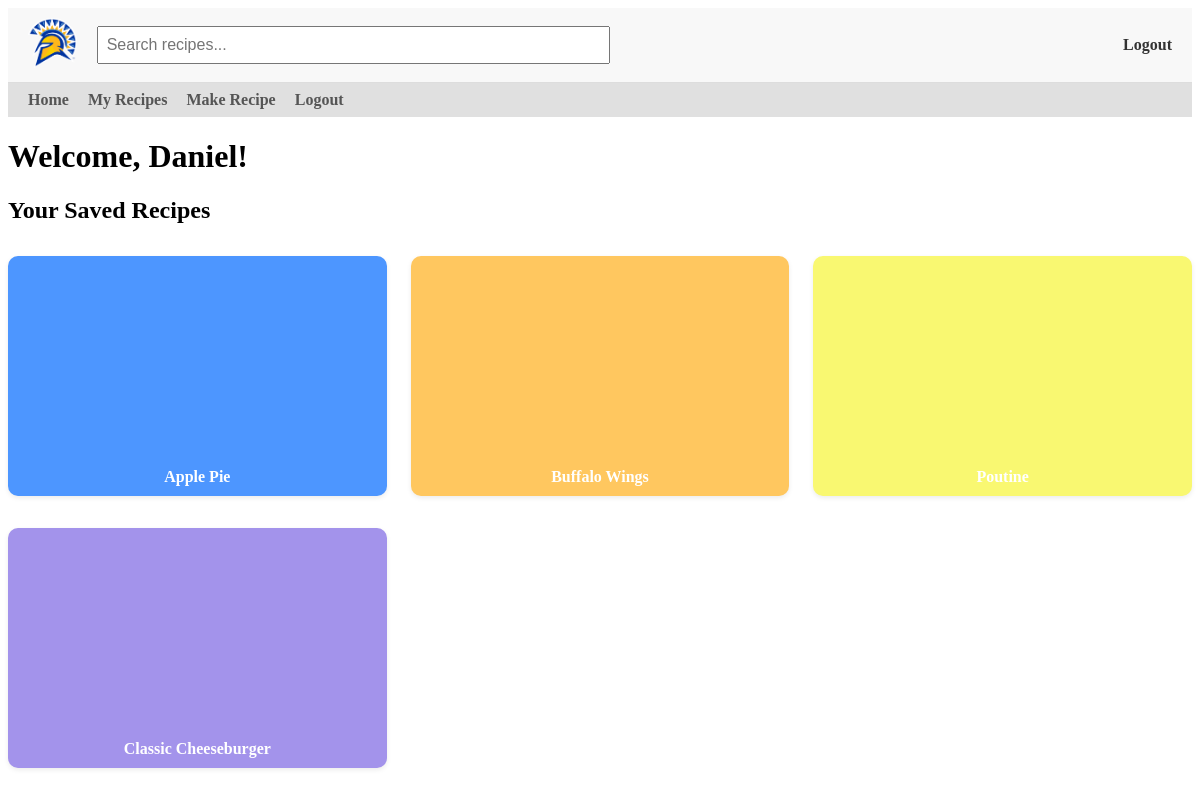
The page /recipes (signed in) on the database its author committed.
### models.py (models this page shows)
class User(db.Model, UserMixin):
    id = db.Column(db.Integer, primary_key=True)
    username = db.Column(db.String(20), unique=True, nullable=False)
    email = db.Column(db.String(120), unique=True, nullable=False)
    password = db.Column(db.String(60), nullable=False)
    recipes = db.relationship('Recipe', backref='author', lazy=True)

class Recipe(db.Model):
    id = db.Column(db.Integer, primary_key=True)
    title = db.Column(db.String(100), nullable=False)
    description = db.Column(db.Text, nullable=False)
    ingredients = db.Column(db.Text, nullable=True)
    instructions = db.Column(db.Text, nullable=True)
    image_filename = db.Column(db.String(120), nullable=True)
    created = db.Column(db.DateTime, default=get_local_time)
    user_id = db.Column(db.Integer, db.ForeignKey('user.id'), nullable=False)
    user = db.relationship('User', backref=db.backref('user_recipes', lazy=True))

### app.py (the view)
@app.route('/recipes')
@login_required
def recipes():
    recipes = Recipe.query.filter_by(user_id=current_user.id).all()
    missing_images_count = sum(1 for r in recipes if not r.image_filename)
    placeholder_colors = get_placeholder_colors(missing_images_count)
    return render_template('recipes.html', recipes=recipes, name=current_user.username, placeholder_colors=placeholder_colors)

### app.py (called while the page is built)
def get_placeholder_colors(count):
    colors = [
        "#FF6B6B", "#6BCB77", "#4D96FF", "#FFC75F",
        "#F9F871", "#A393EB", "#FF9671", "#00C9A7",
        "#D65DB1", "#845EC2"
    ]
    random.shuffle(colors)
    return colors[:count]

@login_manager.user_loader
def load_user(user_id):
    return User.query.get(int(user_id))

@app.context_processor
def inject_user():
    return dict(current_user=current_user)

### templates/recipes.html (shortened to what this page needs)
    {% extends "base.html" %}
    {% block content %}
    <h1>Welcome, {{ name }}!</h1>
    <h2>Your Saved Recipes</h2>
    {% set colors = ['#FF6B6B', '#6BCB77', '#4D96FF', '#FFC75F', '#F9F871', '#A393EB', '#FF9671', '#00C9A7', '#D65DB1', '#845EC2'] %}
    <div class="recipe-grid">
        {% for recipe in recipes %}
            {% set color = colors[recipe.id % colors|length] %}
            <a href="{{ url_for('recipe_details', id=recipe.id) }}" class="recipe-card"
                style="background-color: {% if recipe.image_filename %}transparent{% else %}{{ color }}{% endif %};">
                {% if recipe.image_filename %}
                    <img src="{{ url_for('static', filename='uploads/' + recipe.image_filename) }}"
                        alt="{{ recipe.title }}"
                        style="width: 100%; height: 180px; object-fit: cover;">
                {% else %}
                    <div class="recipe-card-title" style="margin-top: auto; color: white;">
                        {{ recipe.title }}
                    </div>
                {% endif %}
            </a>
        {% endfor %}
    </div>
    {% endblock %}

### templates/recipes.html (style rules this page uses)
.recipe-grid { display: grid; grid-template-columns: repeat(3, 1fr); gap: 32px 24px; margin-top: 32px; }
.recipe-card { height: 240px; border-radius: 10px; padding: 0; text-decoration: none; color: inherit; display: flex; flex-direction: column; justify-content: flex-end; overflow: hidden; transition: transform 0.2s ease, box-shadow 0.2s ease; box-shadow: 0 2px 5px rgba(0, 0, 0, 0.08); }
.recipe-card-title { padding: 10px; font-weight: bold; font-size: 1em; text-align: center; }

### rows shown on the page
User: username "Daniel"
Recipe: title "Apple Pie"
Recipe: title "Buffalo Wings"
Recipe: title "Poutine"
Recipe: title "Classic Cheeseburger"
